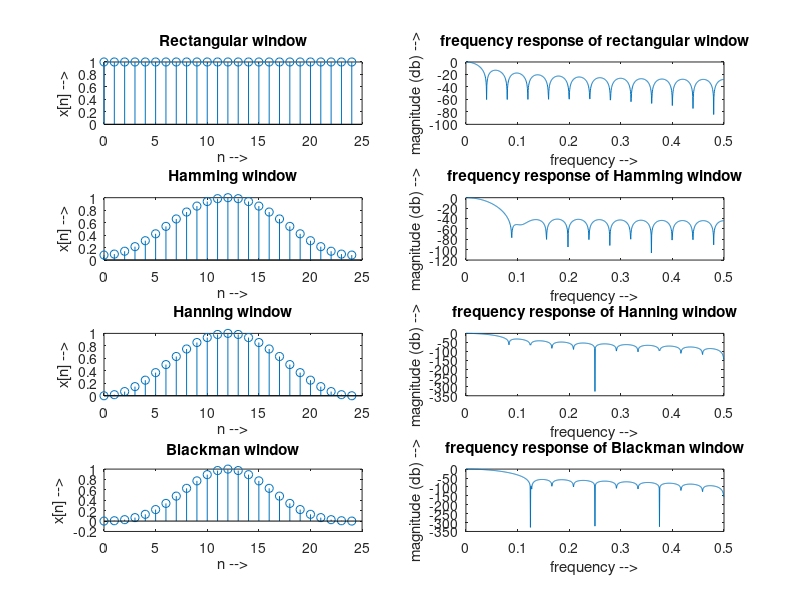

MATLAB code for this plot:
clc
clear all
m=25;
P=1024;
t=0:m-1;

rect=ones(1,m);
subplot(4,2,1)
stem(t,rect);
xlabel('n -->')
ylabel('x[n] -->')
title('Rectangular window')
[h,w]=freqz(rect,1,P);
wn=w/(2*pi);
hn=abs(h)/max(abs(h));
subplot(4,2,2)
plot(wn,20*log10(hn))
xlabel('frequency -->')
ylabel('magnitude (db) -->')
title('frequency response of rectangular window')


hamming=0.54-0.46*cos((2*pi*t)/(m-1));
subplot(4,2,3)
stem(t,hamming);
xlabel('n -->')
ylabel('x[n] -->')
title('Hamming window')
[h,w]=freqz(hamming,1,P);
wn=w/(2*pi);
hn=abs(h)/max(abs(h));
subplot(4,2,4)
plot(wn,20*log10(hn))
xlabel('frequency -->')
ylabel('magnitude (db) -->')
title('frequency response of Hamming window')


hanning=(0.5)*(1-cos((2*pi*t)/(m-1)));
subplot(4,2,5)
stem(t,hanning);
xlabel('n -->')
ylabel('x[n] -->')
title('Hanning window')
[h,w]=freqz(hanning,1,P);
wn=w/(2*pi);
hn=abs(h)/max(abs(h));
subplot(4,2,6)
plot(wn,20*log10(hn))
xlabel('frequency -->')
ylabel('magnitude (db) -->')
title('frequency response of Hanning window')

blackman= 0.42 - (0.5)*(cos((2*pi*t)/(m-1))) + (0.08)*(cos((4*pi*t)/(m-1)));
subplot(4,2,7)
stem(t,blackman);
xlabel('n -->')
ylabel('x[n] -->')
title('Blackman window')
[h,w]=freqz(blackman,1,P);
wn=w./(2*pi);
hn=abs(h)/max(abs(h));
subplot(4,2,8)
plot(wn,20*log10(hn))
xlabel('frequency -->')
ylabel('magnitude (db) -->')
title('frequency response of Blackman window')
